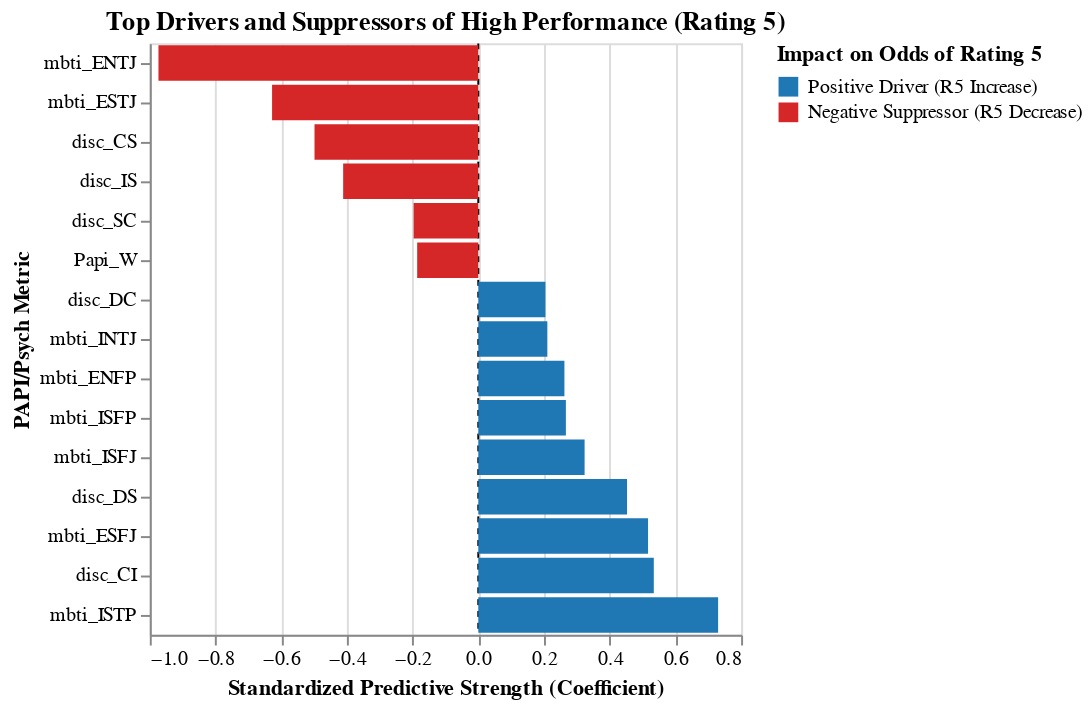

The code cell stored with this chart in its notebook:
### Code cell
df_drivers = df_model_drivers.copy()

# Create a color category based on the sign of the coefficient
df_drivers['Direction'] = df_drivers['Coefficient (Scaled)'].apply(lambda x: 'Positive Driver (R5 Increase)' if x > 0 else 'Negative Suppressor (R5 Decrease)')

# Sort by coefficient magnitude for the chart presentation
df_drivers = df_drivers.sort_values(by='Coefficient (Scaled)', ascending=True)

# Using the prepared df_drivers DataFrame
base = alt.Chart(df_drivers).encode(
    # Y-axis lists the metrics, sorted by the coefficient value
    y=alt.Y('Metric', sort=alt.EncodingSortField(field='Coefficient (Scaled)', op='mean', order='ascending'), title="PAPI/Psych Metric"),
    # Tooltip provides detail on hover
    tooltip=['Metric', alt.Tooltip('Coefficient (Scaled)', format=".4f"), 'Direction']
)

# 1. Bar Marks (The Coefficients)
bars = base.mark_bar().encode(
    x=alt.X('Coefficient (Scaled)', title="Standardized Predictive Strength (Coefficient)"),
    # Color based on the direction (Positive/Negative)
    color=alt.Color('Direction', 
                    scale=alt.Scale(domain=['Positive Driver (R5 Increase)', 'Negative Suppressor (R5 Decrease)'], 
                                    range=['#1f77b4', '#d62728']), 
                    title="Impact on Odds of Rating 5")
)

# 2. Zero Line (Reference)
zero_line = alt.Chart(pd.DataFrame({'zero': [0]})).mark_rule(color='black', strokeDash=[3, 3]).encode(
    x='zero:Q'
)

# Combine and finalize the chart
chart_altair = (zero_line + bars).properties(
    title="Top Drivers and Suppressors of High Performance (Rating 5)"
).interactive() # Allows interactive zooming/panning

chart_altair # Display the chart in the Jupyter Notebook

### Figure 1 — Vega-Lite specification as saved in the notebook (floating-point values rounded to 4 significant figures)
{"config": {"view": {"continuousWidth": 300, "continuousHeight": 300}}, "layer": [{"data": {"name": "data-42990c68f268a11fa16682fcd3437a6f"}, "mark": {"type": "rule", "color": "black", "strokeDash": [3, 3]}, "encoding": {"x": {"field": "zero", "type": "quantitative"}}, "name": "view_3"}, {"data": {"name": "data-e256c0c885098a9f66e5c8b0a27e0272"}, "mark": {"type": "bar"}, "encoding": {"color": {"field": "Direction", "scale": {"domain": ["Positive Driver (R5 Increase)", "Negative Suppressor (R5 Decrease)"], "range": ["#1f77b4", "#d62728"]}, "title": "Impact on Odds of Rating 5", "type": "nominal"}, "tooltip": [{"field": "Metric", "type": "nominal"}, {"field": "Coefficient (Scaled)", "format": ".4f", "type": "quantitative"}, {"field": "Direction", "type": "nominal"}], "x": {"field": "Coefficient (Scaled)", "title": "Standardized Predictive Strength (Coefficient)", "type": "quantitative"}, "y": {"field": "Metric", "sort": {"field": "Coefficient (Scaled)", "op": "mean", "order": "ascending"}, "title": "PAPI/Psych Metric", "type": "nominal"}}}], "params": [{"name": "param_3", "select": {"type": "interval", "encodings": ["x", "y"]}, "bind": "scales", "views": ["view_3"]}], "title": "Top Drivers and Suppressors of High Performance (Rating 5)", "$schema": "https://vega.github.io/schema/vega-lite/v5.20.1.json", "datasets": {"data-42990c68f268a11fa16682fcd3437a6f": [{"zero": 0}], "data-e256c0c885098a9f66e5c8b0a27e0272": [{"Metric": "mbti_ENTJ", "Coefficient (Scaled)": -0.9736, "Direction": "Negative Suppressor (R5 Decrease)"}, {"Metric": "mbti_ESTJ", "Coefficient (Scaled)": -0.6278, "Direction": "Negative Suppressor (R5 Decrease)"}, {"Metric": "disc_CS", "Coefficient (Scaled)": -0.4986, "Direction": "Negative Suppressor (R5 Decrease)"}, {"Metric": "disc_IS", "Coefficient (Scaled)": -0.4114, "Direction": "Negative Suppressor (R5 Decrease)"}, {"Metric": "disc_SC", "Coefficient (Scaled)": -0.1968, "Direction": "Negative Suppressor (R5 Decrease)"}, {"Metric": "Papi_W", "Coefficient (Scaled)": -0.186, "Direction": "Negative Suppressor (R5 Decrease)"}, {"Metric": "disc_DC", "Coefficient (Scaled)": 0.2044, "Direction": "Positive Driver (R5 Increase)"}, {"Metric": "mbti_INTJ", "Coefficient (Scaled)": 0.2102, "Direction": "Positive Driver (R5 Increase)"}, {"Metric": "mbti_ENFP", "Coefficient (Scaled)": 0.2622, "Direction": "Positive Driver (R5 Increase)"}, {"Metric": "mbti_ISFP", "Coefficient (Scaled)": 0.2666, "Direction": "Positive Driver (R5 Increase)"}, {"Metric": "mbti_ISFJ", "Coefficient (Scaled)": 0.3236, "Direction": "Positive Driver (R5 Increase)"}, {"Metric": "disc_DS", "Coefficient (Scaled)": 0.4528, "Direction": "Positive Driver (R5 Increase)"}, {"Metric": "mbti_ESFJ", "Coefficient (Scaled)": 0.5168, "Direction": "Positive Driver (R5 Increase)"}, {"Metric": "disc_CI", "Coefficient (Scaled)": 0.5343, "Direction": "Positive Driver (R5 Increase)"}, {"Metric": "mbti_ISTP", "Coefficient (Scaled)": 0.7301, "Direction": "Positive Driver (R5 Increase)"}]}}
